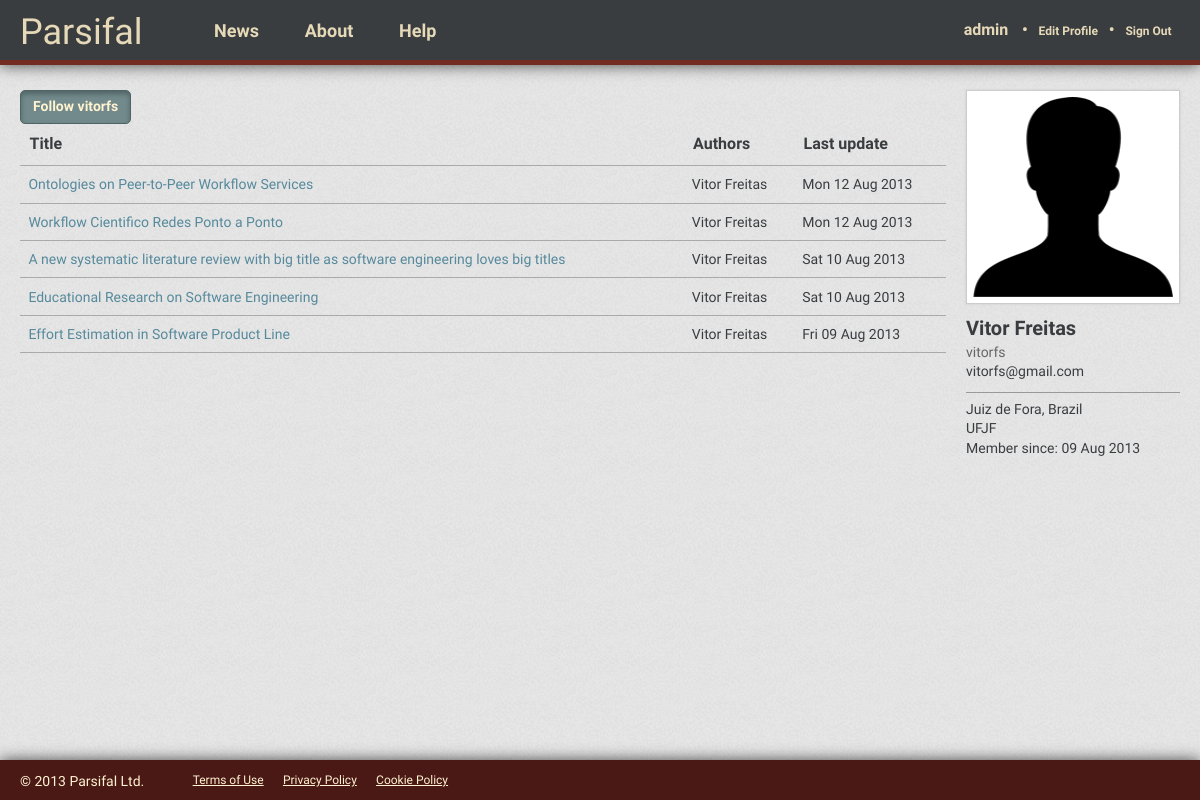
Page /vitorfs/ (signed in) on the committed database.
### reviews/models.py (models this page shows, shortened)
class Review(models.Model):
    short_name = models.CharField(max_length=50) #TODO: Change var name to Name
    title = models.CharField(max_length=200)
    description = models.CharField(max_length=500)
    user = models.ForeignKey(User) #TODO: Change var name to Author
    create_date = models.DateTimeField(auto_now_add=True, blank=True)
    last_update = models.DateTimeField()
    co_authors = models.ManyToManyField(User, related_name="co+")
    objective = models.TextField(max_length=1000, null=True)
    questions = models.ManyToManyField(Question)
    sources = models.ManyToManyField(Source)
    class Meta:
        verbose_name = "Review"
        verbose_name_plural = "Reviews"

### reviews/views.py (the view)
@login_required
def reviews(request, username):
    context = RequestContext(request)
    user = get_object_or_404(User, username=username)
    user_reviews = Review.objects.filter(user__id=user.id).order_by('-last_update',)
    context = RequestContext(request, {'user_reviews': user_reviews, 'page_user': user})
    return render_to_response('reviews/reviews.html', context)

### reviews/templates/reviews/reviews.html
{% extends 'base_app.html' %}
{% block head_extra %}
  <link href="{{ STATIC_URL }}css/reviews.css" rel="stylesheet" media="screen">
{% endblock head_extra %}
{% block content %}
  <div class="clearfix">
    <div class="reviews">
      {% if user.username == page_user.username %}
        <a href="/reviews/new/" class="btn btn-success">New review</a>
      {% else %}
        <button type="button" class="btn">Follow {{ page_user.username }}</button>
      {% endif %}
      {% if user_reviews %}
        <table class="table">
          <thead>
            <tr>
              <th>Title</th>
              <th>Authors</th>
              <th>Last update</th>
            </tr>
          </thead>
          <tbody>
            {% for review in user_reviews %}
              <tr>
                <td><a href="/{{ page_user.username }}/{{ review.short_name }}/">{{ review.title }}</a></td>
                <td>{{ review.user.get_full_name }}</td>
                <td>{{ review.last_update|date:"D d M Y" }}</td>
              </tr>
            {% endfor %}
          </tbody>
        </table>
      {% else %}
        <h2>You don't have any systematic literature review yet.</h2>
      {% endif %}
    </div>
    <div class="profile">
      <div class="picture">
        <img src="{{ STATIC_URL }}img/user.png" width="200px" height="200px">
      </div>
      <ul>
        <li class="full-name">{{ page_user.get_full_name }}</li>
        <li class="username">{{ page_user.username }}</li>
        <li>{{ page_user.email }}</li>
        <li class="divider"></li>
        <li>Juiz de Fora, Brazil</li>
        <li>UFJF</li>
        <li>Member since: {{ page_user.date_joined|date:"d M Y" }}</li>
      </ul>
    </div>
  </div>
{% endblock content %}

### templates/base_app.html (shortened to what this page needs)
<!DOCTYPE html>
<html>
<head>
  <link href="{{ STATIC_URL }}css/style_app.css" rel="stylesheet" media="screen">
  {% block head_extra %}
  {% endblock head_extra %}
</head>
<body>
  <header class="wrapper">
    <h1><a href="/">Parsifal</a></h1>
    <nav class="menu">
      <a href="#">News</a>
      <a href="#">About</a>
      <a href="#">Help</a>
    </nav>
    <nav class="signedin">
      <a href="/{{ user.username }}/" class="user">{{ user.username }}</a>
      <span class="bullet">&bull;</span>
      <a href="/users/profile/">Edit Profile</a>
      <span class="bullet">&bull;</span>
      <a href="/signout/">Sign Out</a>
    </nav>
  </header>
  <section class="content wrapper">
    {% block content %}
    {% endblock content %}
    <div class="push"></div>
  </section>
  <footer class="wrapper">
    <p>© 2013 Parsifal Ltd.</p>
    <ul>
      <li><a href="#">Terms of Use</a></li>
      <li><a href="#">Privacy Policy</a></li>
      <li><a href="#">Cookie Policy</a></li>
    </ul>
  </footer>
</body>
</html>

### static/css/style_app.css (style rules this page uses)
* { -moz-box-sizing: border-box; -webkit-box-sizing: border-box; box-sizing: border-box; }
html, body { height: 100%; }
body { background: url("../img/ticks.png"); color: #3A3D40; font-family: "Source Sans Pro", Tahoma, Arial, sans-serif; font-weight: 400; font-size: 62.5%; }
header { background: #3A3D40; height: 65px; border-bottom: 5px solid #732B22; position: fixed; width: 100%; box-shadow: 0 0px 15px rgba(0, 0, 0, 0.7); }
header h1 { font-family: Playball, cursive; font-size: 3.6em; float: left; padding-top: .4em; font-weight: 400; margin: 0; }
header h1 a { color: #E6D9B8; text-decoration: none; }
header nav.menu { float: left; padding-top: 2.2em; padding-left: 5em; }
header nav.menu a { padding: 0 1.2em; color: #E6D9B8; text-decoration: none; font-size: 1.8em; font-weight: bold; }
header nav.signedin { padding-top: 2.2em; float: right; }
header nav.signedin span.bullet { color: #E6D9B8; font-size: 1.6em; font-weight: bold; }
header nav.signedin a { color: #E6D9B8; text-decoration: none; font-size: 1.2em; padding: 0 .7em; font-weight: bold; }
header nav.signedin a.user { font-size: 1.6em; }
.wrapper { width: 100%; padding: 0 20px; }
.content { padding: 90px 20px 20px; min-height: 100%; height: auto !important; height: 100%; margin: 0 auto -40px; }
footer { background-color: #4A1916; height: 40px; box-shadow: 0 0px 15px rgba(0, 0, 0, 0.7); }
footer p { padding-top: 1em; color: #FFF3D0; font-size: 1.4em; font-weight: 400; float: left; margin: 0; }
footer ul { float: left; padding-top: 1.4em; padding-left: 2em; }
footer ul li { display: inline; font-size: 1.2em; padding: 0 .7em; }
footer ul li a { color: #FFF3D0; text-decoration: underline; }
.push { height: 40px; }
ul { margin-left: 20px; }
ul li { font-size: 1.4em; padding: .2em 0; list-style: square; }

### reviews/static/css/reviews.css (style rules this page uses)
.reviews { float: left; width: -moz-calc(100% - 234px); width: -webkit-calc(100% - 234px); width: calc(100% - 234px); }
.profile { width: 214px; margin-left: 20px; float: left; }
.profile .picture { width: 214px; height: 214px; background: #FFF; border: 1px solid #CCC; margin: 0 auto; padding: 6px; box-shadow: 0 0 3px #CCC; }
.profile ul { margin: 1em 0 0 0; }
.profile ul li { font-size: 1.4em; padding: .2em 0; list-style: none; }
.profile .full-name { font-size: 2em; font-weight: 600; }
.profile .username { color: #666; }
.profile ul li.divider { border-bottom: 1px solid #999; margin: .4em 0; }

### static/css/clearfix.css (style rules this page uses)
.clearfix:before, .clearfix:after { content: ""; display: table; }
.clearfix:after { clear: both; }
.clearfix { zoom: 1; }

### static/css/button.css (style rules this page uses)
.btn { border: 1px solid #516465; border-radius: 5px; cursor: pointer; background-color: #728A8B; color: #FFF3D0; font-size: 14px; padding: 6px 12px; box-shadow: 0px 3px 5px 0px #516465 inset; display: inline-block; margin-bottom: 0; font-weight: 600; line-height: 1.4em; }

### static/css/table.css (style rules this page uses)
.table { width: 100%; border-collapse: collapse; border-spacing: 0; }
.table td, .table th { font-size: 1.4em; padding: .8em .6em; text-align: left; }
.table thead tr th { font-size: 1.6em; font-weight: 600; }
.table tr { border-bottom: 1px solid #AAA; }

### static/css/form.css (style rules this page uses)
input, button, select, option, textarea { font-family: inherit; }
button { text-transform: none; }

### static/css/typography.css (style rules this page uses)
h1, h2, h3, h4, h5, h6 { font-weight: 600; }
h1 { font-size: 3em; margin-bottom: 1em; }
a { color: #55899B; text-decoration: none; }
p { font-size: 1.4em; margin-bottom: .7em; }

### rows in the picture
Review: title "Ontologies on Peer-to-Peer Workflow Services", user.get_full_name "Vitor Freitas", last_update "Mon 12 Aug 2013"
Review: title "Workflow Cientifico Redes Ponto a Ponto", user.get_full_name "Vitor Freitas", last_update "Mon 12 Aug 2013"
Review: title "A new systematic literature review with big title as software engineering loves big titles", user.get_full_name "Vitor Freitas", last_update "Sat 10 Aug 2013"
Review: title "Educational Research on Software Engineering", user.get_full_name "Vitor Freitas", last_update "Sat 10 Aug 2013"
Review: title "Effort Estimation in Software Product Line", user.get_full_name "Vitor Freitas", last_update "Fri 09 Aug 2013"

### other values in the picture
{{ user.username }} "admin"
{{ page_user.username }} "vitorfs"
{{ page_user.get_full_name }} "Vitor Freitas"
{{ page_user.email }} "vitorfs@gmail.com"
{{ page_user.date_joined|date:"d M Y" }} "09 Aug 2013"
